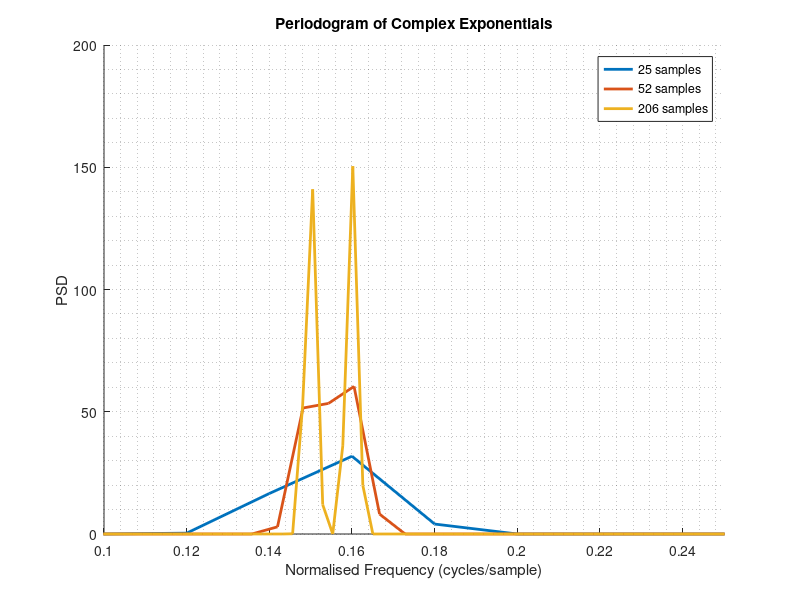
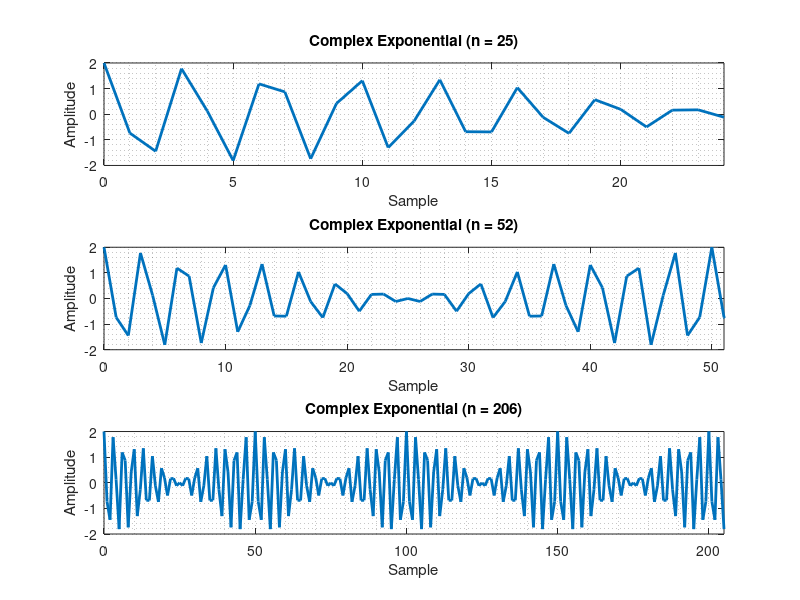

MATLAB code for these plots, in order:
%% --- 1. CLASSICAL AND MODERN SPECTRUM ESTIMATION --- %%

%%
close all;
clear all;
clc;

%% Initialization

fs = 1;

n1 = 25;
time_vector1 = (0: n1 - 1);
freq_vector1 = time_vector1 ./ (2 * n1) .* fs;

n2 = 81;
time_vector2 = (0: n2 - 1);
freq_vector2 = time_vector2 ./ (2 * n2) .* fs;

n3 = 206;
time_vector3 = (0: n3 - 1);
freq_vector3 = time_vector3 ./ (2 * n3) .* fs;

z1 = exp(1j*2*pi*0.3*time_vector1)+exp(1j*2*pi*0.32*time_vector1);
z2 = exp(1j*2*pi*0.3*time_vector2)+exp(1j*2*pi*0.32*time_vector2);
z3 = exp(1j*2*pi*0.3*time_vector3)+exp(1j*2*pi*0.32*time_vector3);

%% Periodogram Generation

psd1 = periodogram(z1,hamming(n1),n1,fs);
psd2 = periodogram(z2,hamming(n2),n2,fs);
psd3 = periodogram(z3,hamming(n3),n3,fs);

%% Plot Graphs

figure;
hold on;
plot(freq_vector1,psd1,'LineWidth',2);
plot(freq_vector2,psd2,'LineWidth',2);
plot(freq_vector3,psd3,'LineWidth',2);
grid minor;
xlabel('Normalised Frequency (cycles/sample)');
ylabel('PSD');
title('Periodogram of Complex Exponentials');
legend('25 samples', '52 samples', '206 samples');
xlim([0.1,0.25]);

figure;
subplot(3,1,1);
plot(time_vector1,real(z1),'LineWidth',2);
grid minor;
xlim([0,24]);
xlabel('Sample');
ylabel('Amplitude');
title('Complex Exponential (n = 25)');
subplot(3,1,2);
plot(time_vector2,real(z2),'LineWidth',2);
grid minor;
xlim([0,51]);
xlabel('Sample');
ylabel('Amplitude');
title('Complex Exponential (n = 52)');
subplot(3,1,3);
plot(time_vector3,real(z3),'LineWidth',2);
grid minor;
xlim([0,205]);
xlabel('Sample');
ylabel('Amplitude');
title('Complex Exponential (n = 206)');

